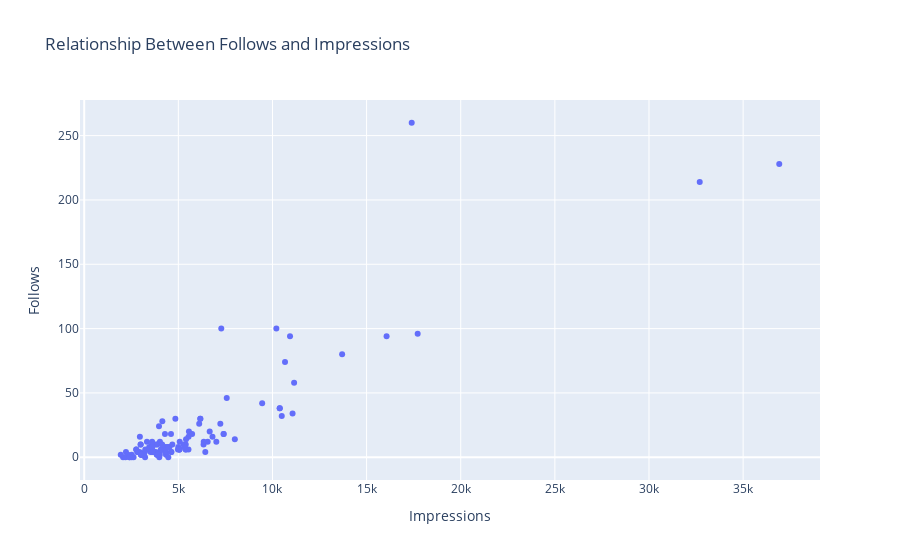

This figure's notebook cell:
### Code cell
px.scatter(x='Impressions' , y='Follows' , data_frame=df  ,title='Relationship Between Follows and Impressions')

### Figure 1 — Plotly figure (JSON) as saved in the notebook; plotly's stock layout.template omitted (floating-point values rounded to 4 significant figures)
{"data": [{"hovertemplate": "Impressions=%{x}<br>Follows=%{y}<extra></extra>", "legendgroup": "", "marker": {"color": "#636efa", "symbol": "circle"}, "mode": "markers", "name": "", "orientation": "v", "showlegend": false, "type": "scatter", "x": [3920, 5394, 4021, 4528, 2518, 3884, 2621, 3541, 3749, 4115, 2218, 3234, 4344, 3216, 9453, 5055, 4002, 3169, 6168, 2407, 2064, 3973, 7281, 3052, 4628, 4082, 5394, 2766, 3924, 3015, 6666, 3854, 4355, 4343, 6108, 2523, 2327, 3990, 2191, 1941, 16062, 4998, 4289, 3880, 3786, 4298, 3630, 2826, 7407, 10386, 2998, 7018, 2941, 6432, 10667, 3988, 4978, 3388, 4467, 3246, 5072, 6339, 4239, 3454, 7571, 3333, 3818, 10933, 5058, 3601, 3480, 3525, 3606, 5542, 6559, 3623, 10493, 4446, 2957, 5538, 4681, 5273, 5055, 4002, 3169, 6168, 2407, 3630, 2826, 7407, 10386, 2998, 3052, 4628, 4082, 5394, 2766, 3924, 3015, 5409, 5323, 8001, 4150, 4609, 6348, 11068, 7231, 17396, 6814, 17713, 5563, 4842, 11149, 10206, 13700, 5731, 4139, 32695, 36919], "xaxis": "x", "y": [2, 10, 12, 8, 0, 2, 0, 6, 4, 6, 4, 0, 2, 4, 42, 6, 2, 2, 30, 0, 0, 24, 100, 2, 4, 6, 6, 6, 2, 2, 20, 2, 4, 8, 26, 2, 2, 4, 0, 2, 94, 8, 18, 10, 4, 4, 4, 4, 18, 38, 10, 12, 4, 4, 74, 0, 6, 6, 0, 6, 12, 10, 8, 8, 46, 12, 10, 94, 6, 10, 6, 4, 12, 16, 12, 8, 32, 8, 16, 6, 10, 10, 6, 2, 2, 30, 0, 4, 4, 18, 38, 10, 2, 4, 6, 6, 6, 2, 2, 14, 8, 14, 28, 18, 12, 34, 26, 260, 16, 96, 20, 30, 58, 100, 80, 18, 10, 214, 228], "yaxis": "y"}], "layout": {"legend": {"tracegroupgap": 0}, "title": {"text": "Relationship Between Follows and Impressions"}, "xaxis": {"anchor": "y", "domain": [0, 1], "title": {"text": "Impressions"}}, "yaxis": {"anchor": "x", "domain": [0, 1], "title": {"text": "Follows"}}}}
